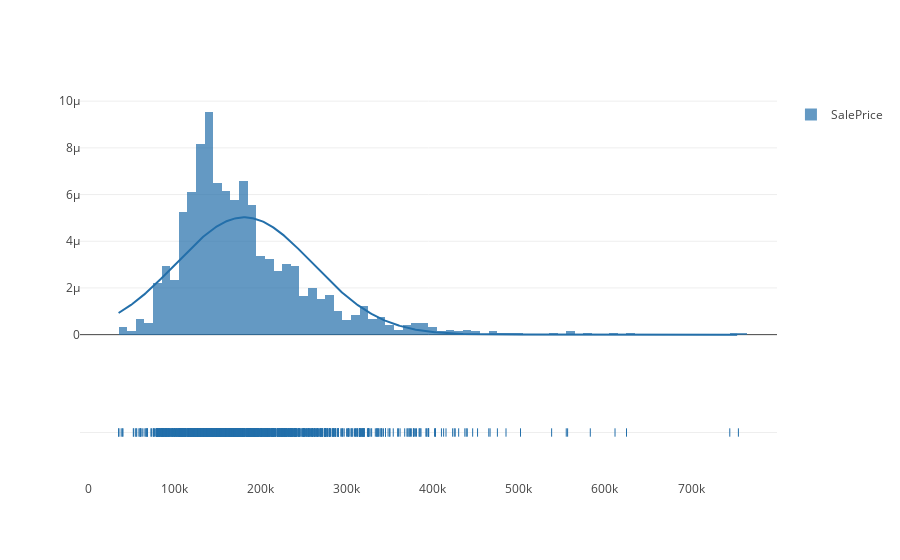

Source (notebook cell):
### Code cell
x2 = train['SalePrice']

hist_data = [x2]

group_labels = ['SalePrice']
colors = ['#236FAA']

# Create distplot with curve_type set to 'normal'
fig = ff.create_distplot(hist_data, group_labels, colors=colors, bin_size=10000, curve_type='normal')

# Plot!
py.iplot(fig)

### Figure 1 — Plotly figure (JSON) as saved in the notebook; plotly's stock layout.template omitted (floating-point values rounded to 4 significant figures; data arrays with more than 128 entries replaced by an {"elided": "..."} marker saying what was removed)
{"data": [{"autobinx": false, "histnorm": "probability density", "legendgroup": "SalePrice", "marker": {"color": "#236FAA"}, "name": "SalePrice", "opacity": 0.7, "type": "histogram", "uid": "23d8733a-bff4-11e8-95cd-e4a7a085a6b4", "x": {"elided": "1460 int values"}, "xaxis": "x", "xbins": {"end": 755000, "size": 10000, "start": 34900}, "yaxis": "y"}, {"legendgroup": "SalePrice", "marker": {"color": "#236FAA"}, "mode": "lines", "name": "SalePrice", "showlegend": false, "type": "scatter", "uid": "23d8733b-bff4-11e8-b497-e4a7a085a6b4", "x": {"elided": "500 float values"}, "xaxis": "x", "y": {"elided": "500 float values"}, "yaxis": "y"}, {"legendgroup": "SalePrice", "marker": {"color": "#236FAA", "symbol": "line-ns-open"}, "mode": "markers", "name": "SalePrice", "showlegend": false, "type": "scatter", "uid": "23d8733c-bff4-11e8-b3ad-e4a7a085a6b4", "x": {"elided": "1460 int values"}, "xaxis": "x", "y": {"elided": "1460 str values"}, "yaxis": "y2"}], "layout": {"barmode": "overlay", "hovermode": "closest", "legend": {"traceorder": "reversed"}, "xaxis": {"anchor": "y2", "domain": [0, 1], "zeroline": false}, "yaxis": {"anchor": "free", "domain": [0.35, 1], "position": 0}, "yaxis2": {"anchor": "x", "domain": [0, 0.25], "dtick": 1, "showticklabels": false}}}
